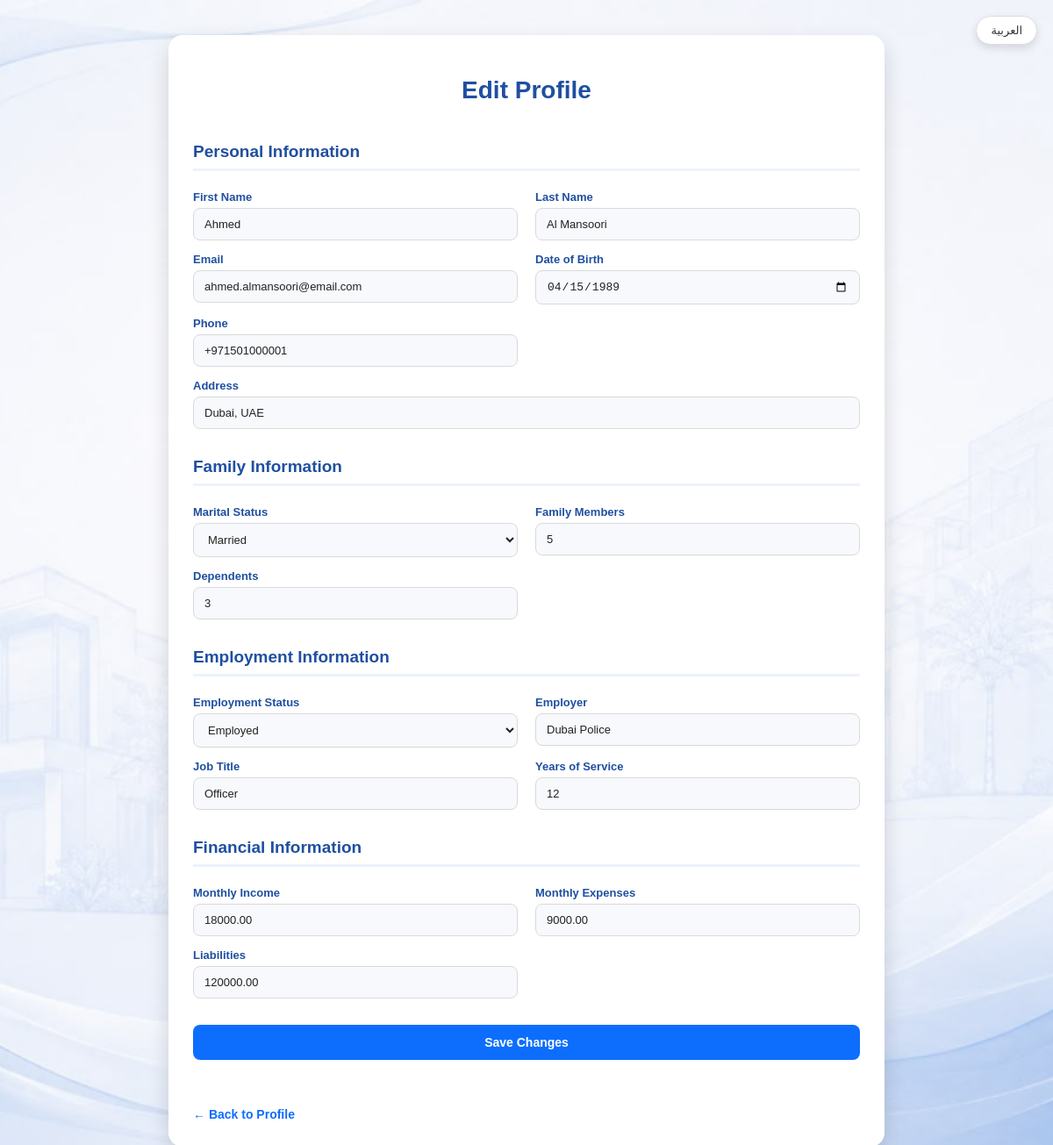
Screenshot of /customer/edit_profile.php (signed in) with the database file from the repository.
### tables this page shows
CREATE TABLE `person` (
  `PersonID` int NOT NULL AUTO_INCREMENT,
  `FirstName` varchar(50) NOT NULL,
  `LastName` varchar(50) NOT NULL,
  `Email` varchar(100) NOT NULL,
  `PasswordHash` varchar(255) NOT NULL,
  `Gender` enum('Male','Female') NOT NULL,
  `Phone` varchar(20) NOT NULL,
  `Address` varchar(255) NOT NULL,
  `DateOfBirth` date NOT NULL,
  `RegistrationDate` datetime NOT NULL DEFAULT CURRENT_TIMESTAMP,
  PRIMARY KEY (`PersonID`),
  UNIQUE KEY `Email` (`Email`)
);

CREATE TABLE `customerfamilyinformation` (
  `CustomerFamilyID` int NOT NULL AUTO_INCREMENT,
  `PersonID` int NOT NULL,
  `MaritalStatus` enum('Single','Married','Divorced','Widowed') DEFAULT NULL,
  `FamilyMembers` int DEFAULT NULL,
  `Dependents` int DEFAULT NULL,
  PRIMARY KEY (`CustomerFamilyID`),
  UNIQUE KEY `PersonID` (`PersonID`),
  CONSTRAINT `FK_CustomerFamilyInformation_Customer` FOREIGN KEY (`PersonID`) REFERENCES `customer` (`PersonID`) ON DELETE CASCADE ON UPDATE CASCADE
);

CREATE TABLE `customeremploymentinformation` (
  `CustomerEmploymentID` int NOT NULL AUTO_INCREMENT,
  `PersonID` int NOT NULL,
  `Employer` varchar(100) DEFAULT NULL,
  `JobTitle` varchar(100) DEFAULT NULL,
  `YearsOfService` int DEFAULT NULL,
  `EmploymentStatus` enum('Employed','Unemployed','Self-Employed','Retired','Student') DEFAULT NULL,
  PRIMARY KEY (`CustomerEmploymentID`),
  UNIQUE KEY `PersonID` (`PersonID`),
  CONSTRAINT `FK_CustomerEmploymentInformation_Customer` FOREIGN KEY (`PersonID`) REFERENCES `customer` (`PersonID`) ON DELETE CASCADE ON UPDATE CASCADE
);

CREATE TABLE `customerfinancialinformation` (
  `CustomerFinancialID` int NOT NULL AUTO_INCREMENT,
  `PersonID` int NOT NULL,
  `MonthlyIncome` decimal(10,2) DEFAULT NULL,
  `MonthlyExpenses` decimal(10,2) DEFAULT NULL,
  `Liabilities` decimal(10,2) DEFAULT NULL,
  PRIMARY KEY (`CustomerFinancialID`),
  UNIQUE KEY `PersonID` (`PersonID`),
  CONSTRAINT `FK_CustomerFinancialInformation_Customer` FOREIGN KEY (`PersonID`) REFERENCES `customer` (`PersonID`) ON DELETE CASCADE ON UPDATE CASCADE
);

### includes/language.php (called while the page is built, shortened)
<?php
$lang = require __DIR__ . "/../lang/" . $_SESSION["lang"] . ".php";
$dir = ($_SESSION["lang"] == "ar") ? "rtl" : "ltr";
?>

### customer/edit_profile.php (the view, shortened to what this page needs)
<?php
require_once "../config/database.php";
require_once "../includes/language.php";
$personID = $_SESSION["PersonID"];
$sql = "
SELECT
p.FirstName,
p.LastName,
p.Email,
p.Gender,
p.Phone,
p.Address,
p.DateOfBirth,
cf.MaritalStatus,
cf.FamilyMembers,
cf.Dependents,
ce.Employer,
ce.JobTitle,
ce.YearsOfService,
ce.EmploymentStatus,
cfi.MonthlyIncome,
cfi.MonthlyExpenses,
cfi.Liabilities
FROM Person p
LEFT JOIN CustomerFamilyInformation cf
ON p.PersonID = cf.PersonID
LEFT JOIN CustomerEmploymentInformation ce
ON p.PersonID = ce.PersonID
LEFT JOIN CustomerFinancialInformation cfi
ON p.PersonID = cfi.PersonID
WHERE p.PersonID = ?
";
$stmt = $pdo->prepare($sql);
$stmt->execute([$personID]);
$profile = $stmt->fetch(PDO::FETCH_ASSOC);
?>
<!DOCTYPE html>
<html lang="<?= $_SESSION["lang"] ?>" dir="<?= $dir ?>">
<head>
<link rel="stylesheet" href="../assets/css/style.css">
</head>
<body>
<div class="language-switch">
<?php if($_SESSION["lang"]=="en"){ ?>
<a class="language-btn"
href="../change_language.php?lang=ar&return=<?= urlencode($_SERVER['REQUEST_URI']) ?>">
العربية
</a>
<?php } ?>
</div>
<div class="container">
<h1><?= $lang["edit_profile"] ?></h1>
<form method="POST">
<div class="row">
<h2 class="section-title"><?= $lang["personal_information"] ?></h2>
<div class="field">
<label><?= $lang["first_name"] ?></label>
<input
type="text"
name="first_name"
value="<?= htmlspecialchars($profile["FirstName"]) ?>"
required
oninput="this.value=this.value.replace(/[^A-Za-z ]/g,'')">
</div>
<div class="field">
<label><?= $lang["last_name"] ?></label>
<input
type="text"
name="last_name"
value="<?= htmlspecialchars($profile["LastName"]) ?>"
required
oninput="this.value=this.value.replace(/[^A-Za-z ]/g,'')">
</div>
<div class="field">
<label><?= $lang["email"] ?></label>
<input
type="email"
name="email"
value="<?= htmlspecialchars($profile["Email"]) ?>"
required>
</div>
<div class="field">
<label><?= $lang["date_of_birth"] ?></label>
<input
type="date"
name="date_of_birth"
id="date_of_birth"
value="<?= htmlspecialchars($profile["DateOfBirth"]) ?>"
required>
</div>
<div class="field">
<label><?= $lang["phone"] ?></label>
<input
type="text"
name="phone"
value="<?= htmlspecialchars($profile["Phone"]) ?>"
maxlength="13"
pattern="\+971\d{9}"
title="<?= $lang["phone_hint"] ?>"
required>
</div>
<div class="field full">
<label><?= $lang["address"] ?></label>
<input
type="text"
name="address"
value="<?= htmlspecialchars($profile["Address"]) ?>"
required>
</div>
<h2 class="section-title"><?= $lang["family_information"] ?></h2>
<div class="field">
<label><?= $lang["marital_status"] ?></label>
<select name="marital_status">
<option value="Married"
<?= ($profile["MaritalStatus"]=="Married")?"selected":"" ?>>
<?= $lang["married"] ?>
</option>
</select>
</div>
<div class="field">
<label><?= $lang["family_members"] ?></label>
<input
type="number"
name="family_members"
min="0"
value="<?= htmlspecialchars($profile["FamilyMembers"]) ?>">
</div>
<div class="field">
<label><?= $lang["dependents"] ?></label>
<input
type="number"
name="dependents"
min="0"
value="<?= htmlspecialchars($profile["Dependents"]) ?>">
</div>
<h2 class="section-title"><?= $lang["employment_information"] ?></h2>
<div class="field">
<label><?= $lang["employment_status"] ?></label>
<select name="employment_status">
<option value="Employed"
<?= ($profile["EmploymentStatus"]=="Employed")?"selected":"" ?>>
<?= $lang["employed"] ?>
</option>
</select>
</div>
<div class="field">
<label><?= $lang["employer"] ?></label>
<input
type="text"
name="employer"
value="<?= htmlspecialchars($profile["Employer"] ?? "") ?>"
oninput="this.value=this.value.replace(/[^A-Za-z0-9 .,&'-]/g,'')">
</div>
<div class="field">
<label><?= $lang["job_title"] ?></label>
<input
type="text"
name="job_title"
value="<?= htmlspecialchars($profile["JobTitle"] ?? "") ?>"
oninput="this.value=this.value.replace(/[^A-Za-z ]/g,'')">
</div>
<div class="field">
<label><?= $lang["years_of_service"] ?></label>
<input
type="number"
name="years_of_service"
min="0"
value="<?= htmlspecialchars($profile["YearsOfService"] ?? "") ?>">
</div>
<h2 class="section-title"><?= $lang["financial_information"] ?></h2>
<div class="field">
<label><?= $lang["monthly_income"] ?></label>
<input
type="number"
name="monthly_income"
step="0.01"
min="0"
value="<?= htmlspecialchars($profile["MonthlyIncome"] ?? "") ?>">
</div>
<div class="field">
<label><?= $lang["monthly_expenses"] ?></label>
<input
type="number"
name="monthly_expenses"
step="0.01"
min="0"
value="<?= htmlspecialchars($profile["MonthlyExpenses"] ?? "") ?>">
</div>
<div class="field">
<label><?= $lang["liabilities"] ?></label>
<input
type="number"
name="liabilities"
step="0.01"
min="0"
value="<?= htmlspecialchars($profile["Liabilities"] ?? "") ?>">
</div>
<div class="full">
<button type="submit">
<?= $lang["save_changes"] ?>
</button>
</div>
</div>
<br><br>
</form>
<a class="back-link" href="profile.php">
← <?= $lang["back_to_profile"] ?>
</a>
</div>
</body>
</html>

### assets/css/style.css (style rules this page uses)
body { margin:30; font-family:Arial, sans-serif; background-image:url("../images/background.png"); background-repeat:no-repeat; background-position:center center; background-size:cover; background-attachment:fixed; min-height:100vh; }

### customer/edit_profile.php (style rules this page uses)
body { margin:0; padding:20px 0; font-family:Arial,sans-serif; }
.container { width:760px; margin:20px auto; background:#fff; border-radius:16px; padding:28px; box-shadow:0 10px 24px rgba(0,0,0,.15); }
h1 { text-align:center; color:#1f4fa0; font-size:28px; font-weight:700; margin-bottom:25px; }
.section-title { grid-column:1 / -1; color:#1f4fa0; font-size:19px; font-weight:700; border-bottom:3px solid #edf2fb; padding-bottom:8px; margin:18px 0 8px; }
.row { display:grid; grid-template-columns:1fr 1fr; gap:14px 20px; }
.field { display:flex; flex-direction:column; }
.full { grid-column:1 / -1; }
label { font-size:13px; font-weight:700; color:#1f4fa0; margin-bottom:5px; }
input, select { width:100%; padding:10px 12px; font-size:13px; border:1px solid #d9d9d9; border-radius:8px; background:#f8f9fc; color:#222; box-sizing:border-box; transition:.2s; }
button { width:100%; margin-top:16px; padding:12px; border:none; border-radius:8px; background:#0d6efd; color:#fff; font-size:14px; font-weight:bold; cursor:pointer; transition:.2s; }
.back-link { display:inline-block; margin-top:18px; color:#0d6efd; text-decoration:none; font-weight:bold; font-size:14px; }
.language-switch { position:fixed; top:18px; right:18px; z-index:100; }
.language-btn { display:inline-block; padding:8px 16px; background:#fff; color:#333; text-decoration:none; border-radius:22px; border:1px solid #ddd; box-shadow:0 4px 10px rgba(0,0,0,.12); font-size:13px; transition:.2s; }

### rows the page displays
person: first_name "Ahmed", last_name "Al Mansoori", email "ahmed.almansoori@email.com", date_of_birth "04/15/1989", phone "+971501000001", address "Dubai, UAE", family_members "5", dependents "3", employer "Dubai Police", job_title "Officer", years_of_service "12", monthly_income "18000.00", monthly_expenses "9000.00", liabilities "120000.00"
customerfamilyinformation: marital_status "Married"
customeremploymentinformation: employment_status "Employed"

### other values shown
$lang["edit_profile"] "Edit Profile"
$lang["personal_information"] "Personal Information"
$lang["first_name"] "First Name"
$lang["last_name"] "Last Name"
$lang["email"] "Email"
$lang["date_of_birth"] "Date of Birth"
$lang["phone"] "Phone"
$lang["address"] "Address"
$lang["family_information"] "Family Information"
$lang["marital_status"] "Marital Status"
$lang["family_members"] "Family Members"
$lang["dependents"] "Dependents"
$lang["employment_information"] "Employment Information"
$lang["employment_status"] "Employment Status"
$lang["employer"] "Employer"
